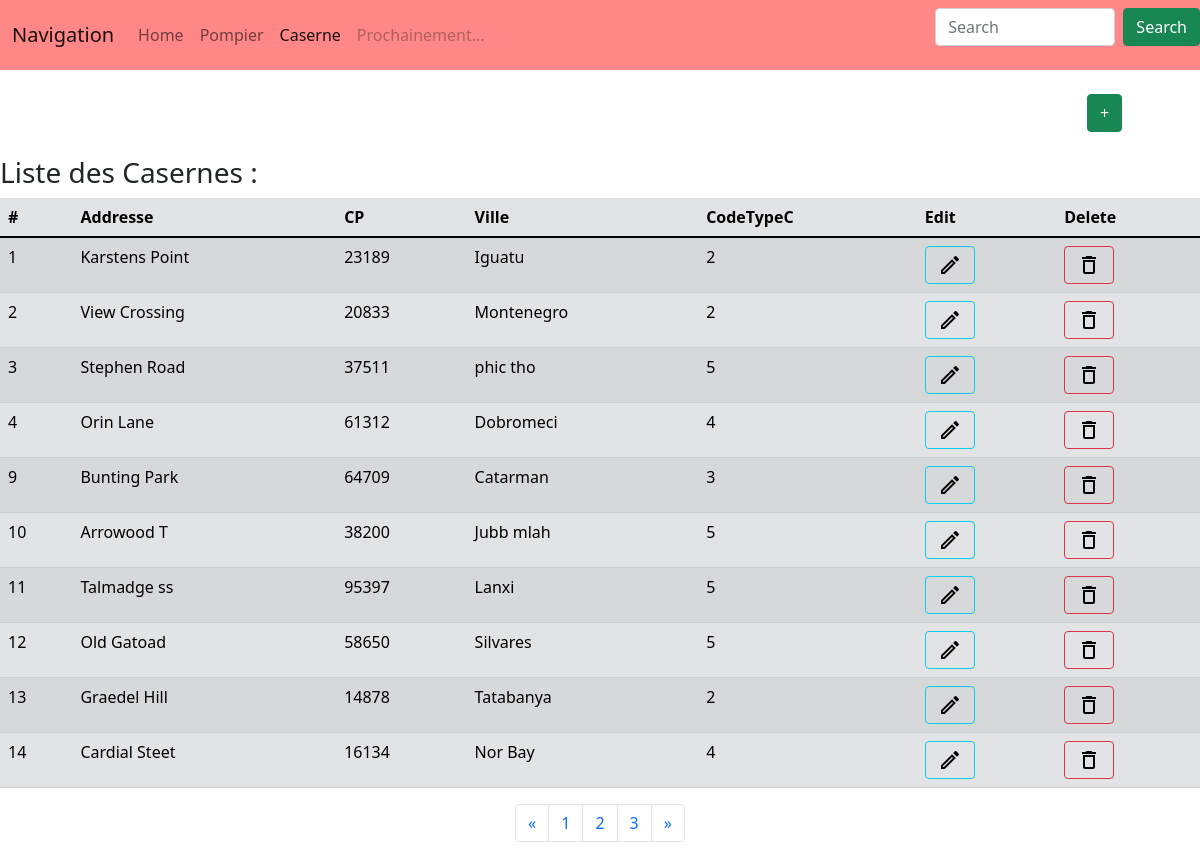
The page /caserne/affiche on the database its author committed.
### tables this page shows
CREATE TABLE `casernes` (
  `NumCaserne` int(11) NOT NULL,
  `Adresse` varchar(15) DEFAULT NULL,
  `CP` varchar(5) DEFAULT NULL,
  `Ville` varchar(10) DEFAULT NULL,
  `CodeTypeC` int(11) DEFAULT NULL,
  PRIMARY KEY (`NumCaserne`),
  KEY `FK_typeC` (`CodeTypeC`),
  CONSTRAINT `FK_typeC` FOREIGN KEY (`CodeTypeC`) REFERENCES `typecasernes` (`CodeTypeC`)
);

### app/utils/Renderer.php (called while the page is built, shortened)
<?php
class Renderer{
    public static function render($file,array $data=null) : string {
        $path='../app/view/'.$file;
        include $path;
        $content = ob_get_contents();
        return $content;
    }
}
?>

### app/models/DAOCaserne.php (called while the page is built, shortened)
<?php
class DAOCaserne{
    private PDO $cnx;
    public function __construct($conn){
        $this->cnx = $conn;
    }
    public function findAll($offset=0,$limit=10) : Array{
        $SQL = 'SELECT NumCaserne ,Adresse ,CP ,Ville ,CodeTypeC FROM casernes LIMIT :lim OFFSET :offs;';
        $cnx=$this->cnx;
        $preparedStatement=$cnx->prepare($SQL);
        $preparedStatement->bindValue(':offs', $offset, PDO::PARAM_INT);
        $preparedStatement->bindValue(':lim', $limit, PDO::PARAM_INT);
        $preparedStatement->execute();
        $DesCaserne=array();
        while($row = $preparedStatement->fetch(\PDO::FETCH_ASSOC)){
            $DesCaserne[] = new caserne($row['NumCaserne'],$row['Adresse'],$row['CP'],$row['Ville'],$row['CodeTypeC']);
        }
        return $DesCaserne;
    }
    }
?>

### autoloader.php (called while the page is built, shortened)
<?php
class InitContext {
    public static $USECLASSEXTENSION = 0;
    public static $NOUSECLASSEXTENSION = 1;
    private $directoriesList = array(
        "./",
        "classes/",
        "vendor/",
    );
    private $classNameType;
    function __construct($type=1) {
        $this->classNameType = $type;
    }
    function autoloader($class): bool {
        foreach ($this->directoriesList as $path) {
            if ($this->classNameType == self::$USECLASSEXTENSION) {
                $filename = __DIR__ . "/" . $path . str_replace('\\', '/', $class) . ".class.php";
            } elseif ($this->classNameType == self::$NOUSECLASSEXTENSION) {
                $filename = __DIR__ . "/" . $path . str_replace('\\', '/', $class) . ".php";
            }
            if (file_exists($filename) && is_readable($filename)) {
                if (class_exists($class)) {
                    return TRUE;
                }
            }
        }
        return false;
    }
}
?>

### app/models/Caserne.php (called while the page is built, shortened)
<?php
class Caserne{
   private int $NumCaserne;
   private $Adresse;
   private $CP;
   private $Ville;
   private $CodeTypeC;
   public function __construct($NumCaserne,$Adresse="",$CP="",$Ville="",$CodeTypeC)
   {
    $this->NumCaserne = $NumCaserne;
    $this->Adresse = $Adresse;
    $this->CP = $CP;
    $this->Ville = $Ville;
    $this->CodeTypeC = $CodeTypeC;
   }
    public function getNumCaserne(){
        return $this->NumCaserne;
    }
    public function getAdresse(){
        return $this->Adresse;
    }
    public function getCP(){
        return $this->CP;
    }
    public function getVille(){
        return $this->Ville;
    }
    public function getCodeTypeC(){
        return $this->CodeTypeC;
    }
}
?>

### app/view/view_caserne.php (the view, shortened to what this page needs)
<html>
    <head>
      <link href="/html/css/bootstrap.css" rel="stylesheet">
      <link href="https://cdn.jsdelivr.net/npm/bootstrap@5.1.1/dist/css/bootstrap.min.css" rel="stylesheet">
    </head>
    <body>
        <header>
            <nav class="navbar navbar-expand-lg navbar-light" style="background-color: #ff8787;">
                <div class="container-fluid">
                    <a class="navbar-brand" href="#">Navigation</a>
                    <div class="collapse navbar-collapse" id="navbarNavAltMarkup">
                    <div class="navbar-nav">
                        <a class="nav-link" href="/">Home</a>
                        <a class="nav-link" href="#">Pompier</a>
                        <a class="nav-link active" aria-current="page" href="#">Caserne</a>
                        <a class="nav-link disabled">Prochainement...</a>
                    </div>
                    </div>
                </div><form class="d-flex">
        <input class="form-control me-2" type="search" placeholder="Search" aria-label="Search">
        <button class="btn btn-success" type="submit">Search</button>
      </form>
            </nav>
        </header>
   <br>
    <div class="container">
        <div class="row justify-content-end">
            <div class="col-1">
                <span data-bs-toggle="tooltip" data-bs-placement="top" title="Ajout de Caserne">
                    <button type="button" class="btn btn-success" data-bs-toggle="modal" data-bs-target="#createCaserneModal">+</button>
                </span>
            </div>
        </div>
    </div>
        <br>
        <div><h3>Liste des Casernes :</h3></div>
        <table id="tableCaserne" class="table table-striped table-hover table-Secondary .table-responsive" >
        <thead>
    <tr>
      <th data-bs-toggle="tooltip" data-bs-placement="top" title="NumCaserne Int(11)">#</th>
      <th data-bs-toggle="tooltip" data-bs-placement="top" title="Varchar(15)">Addresse</th>
      <th data-bs-toggle="tooltip" data-bs-placement="top" title="Varchar(5)">CP</th>
      <th data-bs-toggle="tooltip" data-bs-placement="top" title="Varchar(10)">Ville</th>
      <th data-bs-toggle="tooltip" data-bs-placement="top" title="Int(11)">CodeTypeC</th>
      <th>Edit</th>
      <th>Delete</th>
    </tr>
  </thead>
  <tbody>
    <?php
foreach ($LstCaserne as $Caserne){
  ?>
  <tr>
    <td><?php $id = $Caserne->getNumCaserne();echo $id;?></td>
    <td><?php echo $Caserne->getAdresse(); ?></td>
    <td><?php echo $Caserne->getCP(); ?></td>
    <td><?php echo $Caserne->getVille(); ?></td>
    <td><?php echo $Caserne->getCodeTypeC(); ?></std>
    <td><button id="<?php echo $id."edit"; ?>" type="button" class="btn btn-outline-info" data-bs-toggle="modal" data-bs-target="#editCaserneModal"><img class="fit-picture" src="/img/edit_black_24dp.svg" alt="edit"></button></td>
      <td><button id="<?php echo $id."del"; ?>" type="button" class="btn btn-outline-danger" data-bs-toggle="modal" data-bs-target="#confirmDeleteCaserneModal"><img class="fit-picture" src="/img/delete_black_24dp.svg" alt="delete"></button></td>
  </tr>
  <?php
}
  ?>
  </tbody>
        </table>
    <footer>
    <nav aria-label="Page navigation example">
  <ul class="pagination justify-content-center">
    <li class="page-item">
      <a class="page-link" href="#" aria-label="Previous">
        <span aria-hidden="true">&laquo;</span>
      </a>
    </li>
    <li class="page-item"><a class="page-link" href="#">1</a></li>
    <li class="page-item"><a class="page-link" href="#">2</a></li>
    <li class="page-item"><a class="page-link" href="#">3</a></li>
    <li class="page-item">
      <a class="page-link" href="#" aria-label="Next">
        <span aria-hidden="true">&raquo;</span>
      </a>
    </li>
  </ul>
</nav>
    </footer>
    </body>
</html>

### html/index.php (shortened to what this page needs)
<?php
require_once '../autoloader.php';
if (isset($_SERVER["PATH_INFO"])) {
    $path = trim($_SERVER["PATH_INFO"], "/");
} else {
    $path = "";
}
$fragments = explode("/", $path);
$control = array_shift($fragments);
switch ($control) {
    case "caserne" :
        if ($_SERVER["REQUEST_METHOD"] == "GET") {
            caserneRoutes_get($fragments);
        }
        break;
}
function caserneRoutes_get($fragments)
{
    $action = array_shift($fragments);
    switch ($action) {
        case "affiche":
            call_user_func_array([new CaserneController(), "show"], $fragments);
            break;
    }
}
?>

### app/controllers/CaserneController.php (shortened to what this page needs)
<?php
class Casernecontroller extends BaseController{
    public function __construct(){
        $cnx=SingletonDBMaria::getInstance()->getConnection();
        $DAOCaserne=new DAOCaserne($cnx);
        $this->DAOCaserne = $DAOCaserne;
    }
    public function show(){
        $LstCaserne = $this->DAOCaserne->findAll();
        $page=Renderer::render("view_caserne.php", compact("LstCaserne"));
        echo $page;
    }
}
?>

### rows shown on the page
casernes: NumCaserne "1", Adresse "Karstens Point", CP "23189", Ville "Iguatu", CodeTypeC "2"
casernes: NumCaserne "2", Adresse "View Crossing", CP "20833", Ville "Montenegro", CodeTypeC "2"
casernes: NumCaserne "3", Adresse "Stephen Road", CP "37511", Ville "phic tho", CodeTypeC "5"
casernes: NumCaserne "4", Adresse "Orin Lane", CP "61312", Ville "Dobromeci", CodeTypeC "4"
casernes: NumCaserne "9", Adresse "Bunting Park", CP "64709", Ville "Catarman", CodeTypeC "3"
casernes: NumCaserne "10", Adresse "Arrowood T", CP "38200", Ville "Jubb mlah", CodeTypeC "5"
casernes: NumCaserne "11", Adresse "Talmadge ss", CP "95397", Ville "Lanxi", CodeTypeC "5"
casernes: NumCaserne "12", Adresse "Old Gatoad", CP "58650", Ville "Silvares", CodeTypeC "5"
casernes: NumCaserne "13", Adresse "Graedel Hill", CP "14878", Ville "Tatabanya", CodeTypeC "2"
casernes: NumCaserne "14", Adresse "Cardial Steet", CP "16134", Ville "Nor Bay", CodeTypeC "4"
